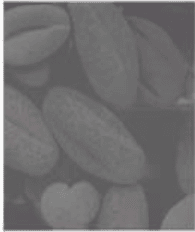
#> input picture Open Ended Problem-08/images/image1.png, 195 x 232 px; its folder holds 4 pictures in this run
$ python main_operation.py
#> lines starting #> are read from the running program, lines starting #| are printed output that depends on the picture
import os
import cv2
import numpy as np
import matplotlib.pyplot as plt

os.makedirs("output", exist_ok=True)

# Histogram Matching fun...
def match_hist(img, mean, sigma):
    x = np.arange(256)
    target = np.exp(-0.5 * ((x - mean) / sigma) ** 2)
    target_cdf = np.cumsum(target) / target.sum()

    hist = np.bincount(img.ravel(), minlength=256)
    cdf = np.cumsum(hist)
    cdf_min = cdf[cdf > 0].min()
    cdf = (cdf - cdf_min) / (img.size - cdf_min)

    table = np.searchsorted(target_cdf, cdf - 1e-9).clip(0, 255)
    return np.uint8(table[img])

#histogram for each image.
targets = [(128, 50), (128, 50), (110, 45), (60, 45), (60, 45)]

for i in range(1, 6):
    img = cv2.imread("images/image" + str(i) + ".png", cv2.IMREAD_GRAYSCALE)
#> img: shape (232, 195); min 90, max 249, mean 111.2

    he = cv2.equalizeHist(img)
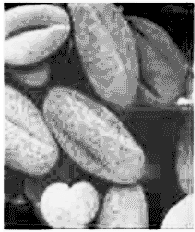
#> he: shape (232, 195); min 0, max 255, mean 134.2
    hm = match_hist(img, targets[i-1][0], targets[i-1][1])
#> in match_hist, `hist = np.bincount(img.ravel(), minlength=256)`: hist = 256 values, max 7310 at index 109, min 0 at index 0, mean 176.7
#> in match_hist, `cdf = np.cumsum(hist)`: cdf = 256 values from 0 to 45240
#> in match_hist, `cdf_min = cdf[cdf > 0].min()`: cdf_min = 2845
#> in match_hist, `cdf = (cdf - cdf_min) / (img.size - cdf_min)`: cdf = 256 values from -0.0671 to 1
#> in match_hist, `table = np.searchsorted(target_cdf, cdf - 1e-9).clip(0, 255)`: table = 256 values from 0 to 255
#> in match_hist, `return np.uint8(table[img])`:
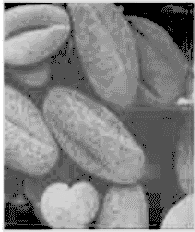
#> returned value: shape (232, 195); min 0, max 255, mean 130.8

    cv2.imwrite("output/image" + str(i) + "_HE.png", he)
    cv2.imwrite("output/image" + str(i) + "_HM.png", hm)

    plt.subplot(2,3,1); plt.imshow(img, cmap='gray', vmin=0, vmax=255); plt.title("Original"); plt.axis('off')
    plt.subplot(2,3,2); plt.imshow(he, cmap='gray', vmin=0, vmax=255); plt.title("Equalization"); plt.axis('off')
    plt.subplot(2,3,3); plt.imshow(hm, cmap='gray', vmin=0, vmax=255); plt.title("Matching"); plt.axis('off')

    plt.subplot(2,3,4); plt.hist(img.ravel(), 256, range=(0,256), color='gray'); plt.yscale('log')
    plt.subplot(2,3,5); plt.hist(he.ravel(), 256, range=(0,256), color='gray'); plt.yscale('log')
    plt.subplot(2,3,6); plt.hist(hm.ravel(), 256, range=(0,256), color='gray'); plt.yscale('log')

    plt.savefig("output/image" + str(i) + "_compare.png")
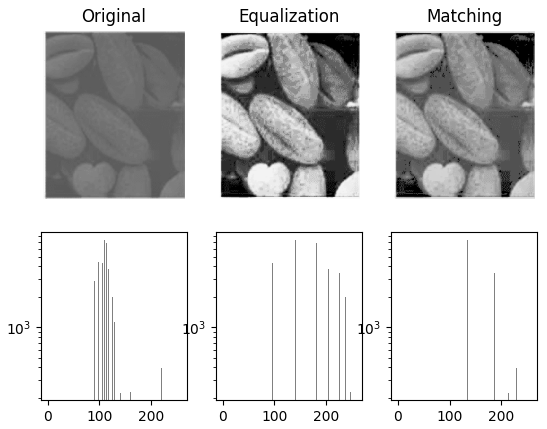
#> figure drawn by matplotlib, 6 panels; panel 4: tallest bar 7310 high, from x = 109 to 110; panel 5: tallest bar 7310 high, from x = 140 to 141; panel 6: tallest bar 7310 high, from x = 134 to 135
    plt.show()

    print("Image", i)
    print("Original     : mean =", round(img.mean(),1), " std =", round(img.std(),1))
#| Original     : mean = 111.2  std = 23.9
    print("Equalization : mean =", round(he.mean(),1), " std =", round(he.std(),1))
#| Equalization : mean = 134.2  std = 75.5
    print("Matching     : mean =", round(hm.mean(),1), " std =", round(hm.std(),1))
#| Matching     : mean = 130.8  std = 53.7
#> pass 2 of the loop `for i in range(1, 6):`:
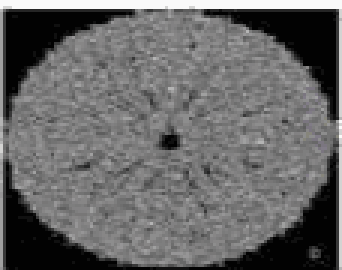
#> input picture Open Ended Problem-08/images/image2.png, 114 x 90 px (shown 3 times larger)
#> img: shape (90, 114)
#> `he = cv2.equalizeHist(img)`:
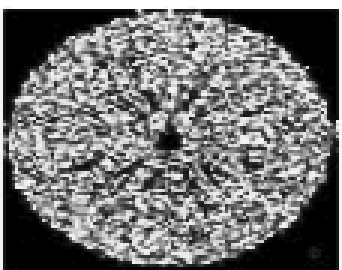
#> he: shape (90, 114) (shown 3 times larger); min 0, max 255, mean 114.2
#> `plt.savefig("output/image" + str(i) + "_compare.png")`:
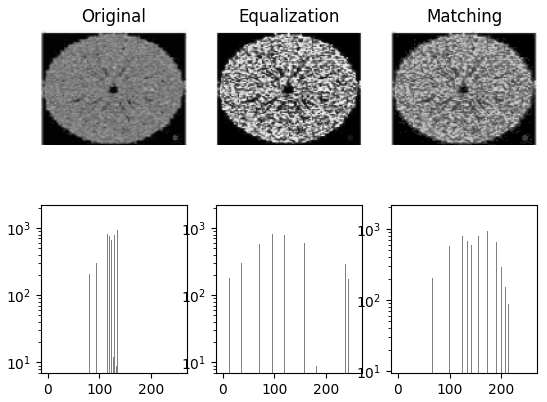
#> figure drawn by matplotlib, 6 panels; panel 4: tallest bar 1680 high, from x = 2 to 3; panel 5: tallest bar 1680 high, from x = 0 to 1; panel 6: tallest bar 1680 high, from x = 0 to 1
#| Original     : mean = 101.8  std = 57.1
#| Equalization : mean = 114.2  std = 84.7
#| Matching     : mean = 113.0  std = 67.6
#> pass 3 of the loop `for i in range(1, 6):`:
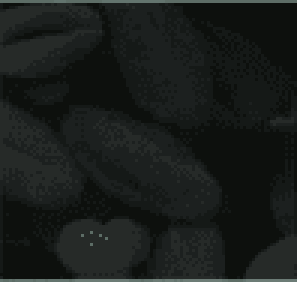
#> input picture Open Ended Problem-08/images/image3.png, 99 x 94 px (shown 3 times larger)
#> img: shape (94, 99)
#> `he = cv2.equalizeHist(img)`:
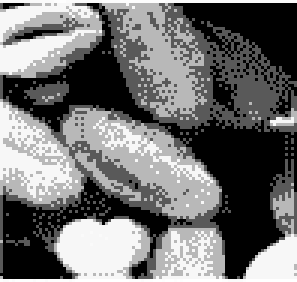
#> he: shape (94, 99) (shown 3 times larger); min 0, max 255, mean 112.1
#> `plt.savefig("output/image" + str(i) + "_compare.png")`:
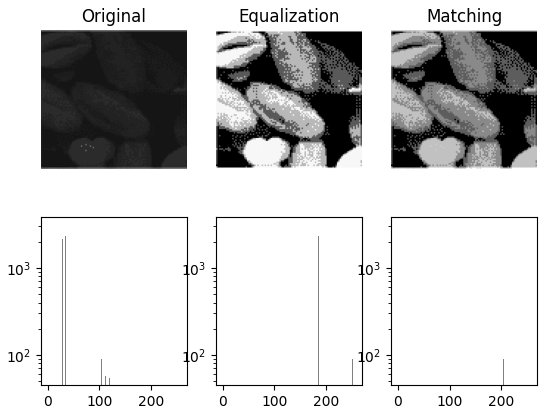
#> figure drawn by matplotlib, 6 panels; panel 4: tallest bar 3117 high, from x = 21 to 22; panel 5: tallest bar 3117 high, from x = 0 to 1; panel 6: tallest bar 3117 high, from x = 0 to 1
#| Original     : mean = 31.4  std = 14.0
#| Equalization : mean = 112.1  std = 95.0
#| Matching     : mean = 91.9  std = 73.3
#> (the run stopped early here; a loop or call above may not have finished)
